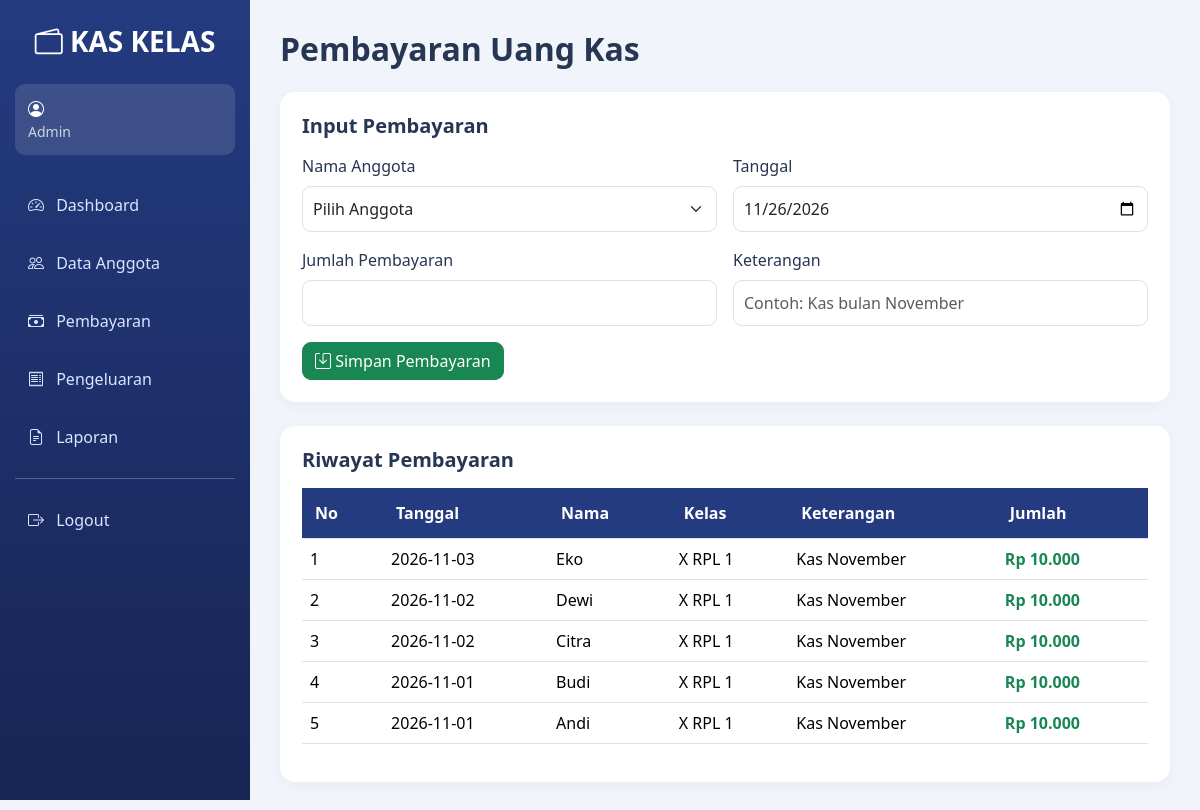
Page /pembayaran.php (signed in) on the committed database.
### tables this page shows
CREATE TABLE `pembayaran` (
  `id` int(11) NOT NULL,
  `anggota_id` int(11) NOT NULL,
  `tanggal` date NOT NULL,
  `jumlah` decimal(12,2) NOT NULL,
  `keterangan` varchar(255) DEFAULT NULL,
  `created_at` timestamp NULL DEFAULT current_timestamp()
);

CREATE TABLE `anggota` (
  `id` int(11) NOT NULL,
  `nama` varchar(100) NOT NULL,
  `kelas` varchar(50) NOT NULL,
  `no_hp` varchar(20) DEFAULT NULL,
  `created_at` timestamp NULL DEFAULT current_timestamp()
);

### config.php (called while the page is built, shortened)
<?php
function e($value) {
    return htmlspecialchars(
        (string)$value,
        ENT_QUOTES,
        'UTF-8'
    );
}
function rupiah($angka) {
    return "Rp " . number_format(
        (float)$angka,
        0,
        ',',
        '.'
    );
}

### pembayaran.php (the view, shortened to what this page needs)
<?php
require_once 'config.php';
$data = $conn->query(
    "SELECT p.*,a.nama,a.kelas
     FROM pembayaran p
     JOIN anggota a ON p.anggota_id=a.id
     ORDER BY p.tanggal DESC,p.id DESC"
);
?>
<!DOCTYPE html>
<html lang="id">
<head>
<link href="https://cdn.jsdelivr.net/npm/bootstrap@5.3.3/dist/css/bootstrap.min.css" rel="stylesheet">
<link rel="stylesheet" href="https://cdn.jsdelivr.net/npm/bootstrap-icons@1.11.3/font/bootstrap-icons.min.css">
<link rel="stylesheet" href="style.css">
</head>
<body>
<?php include 'sidebar.php'; ?>
<div class="main-content">
<h2 class="fw-bold mb-4">Pembayaran Uang Kas</h2>
<div class="content-card mb-4">
<h5 class="fw-bold mb-3">Input Pembayaran</h5>
<form method="POST">
<div class="row g-3">
<div class="col-md-6">
<label class="form-label">Nama Anggota</label>
<select name="anggota_id" class="form-select" required>
<option value="">Pilih Anggota</option>
</select>
</div>
<div class="col-md-6">
<label class="form-label">Tanggal</label>
<input type="date" name="tanggal"
class="form-control" value="<?= date('Y-m-d') ?>" required>
</div>
<div class="col-md-6">
<label class="form-label">Jumlah Pembayaran</label>
<input type="number" name="jumlah"
class="form-control" min="1" step="1" required>
</div>
<div class="col-md-6">
<label class="form-label">Keterangan</label>
<input type="text" name="keterangan"
class="form-control" placeholder="Contoh: Kas bulan November">
</div>
</div>
<button class="btn btn-success mt-3">
<i class="bi bi-save"></i> Simpan Pembayaran
</button>
</form>
</div>
<div class="content-card">
<h5 class="fw-bold mb-3">Riwayat Pembayaran</h5>
<div class="table-responsive">
<table class="table table-hover">
<thead>
<tr>
<th>No</th>
<th>Tanggal</th>
<th>Nama</th>
<th>Kelas</th>
<th>Keterangan</th>
<th>Jumlah</th>
</tr>
</thead>
<tbody>
<?php $no=1; while ($row=$data->fetch_assoc()): ?>
<tr>
<td><?= $no++ ?></td>
<td><?= e($row['tanggal']) ?></td>
<td><?= e($row['nama']) ?></td>
<td><?= e($row['kelas']) ?></td>
<td><?= e($row['keterangan']) ?></td>
<td class="text-success fw-bold"><?= rupiah($row['jumlah']) ?></td>
</tr>
<?php endwhile; ?>
</tbody>
</table>
</div>
</div>
</div>
</body>
</html>

### style.css (style rules this page uses)
* { margin: 0; padding: 0; box-sizing: border-box; }
body { font-family: 'Segoe UI', sans-serif; background: #f1f4fa; color: #263653; }
.main-content { margin-left: 250px; padding: 30px; }
.content-card { background: white; padding: 22px; border-radius: 15px; box-shadow: 0 4px 15px rgba(0,0,0,.04); }
.table thead { background: #243b80; color: white; }
.table thead th { background: #243b80; color: white; padding: 13px; }
.table td { vertical-align: middle; }
.form-control, .form-select { border-radius: 9px; padding: 10px; }
.btn { border-radius: 9px; }

### rows in the picture
pembayaran: tanggal "2026-11-03", anggota.nama "Eko", anggota.kelas "X RPL 1", keterangan "Kas November", jumlah "Rp 10.000"
pembayaran: tanggal "2026-11-02", anggota.nama "Dewi", anggota.kelas "X RPL 1", keterangan "Kas November", jumlah "Rp 10.000"
pembayaran: tanggal "2026-11-02", anggota.nama "Citra", anggota.kelas "X RPL 1", keterangan "Kas November", jumlah "Rp 10.000"
pembayaran: tanggal "2026-11-01", anggota.nama "Budi", anggota.kelas "X RPL 1", keterangan "Kas November", jumlah "Rp 10.000"
pembayaran: tanggal "2026-11-01", anggota.nama "Andi", anggota.kelas "X RPL 1", keterangan "Kas November", jumlah "Rp 10.000"

### other values in the picture
$_SESSION['user']['role'] "Admin"
